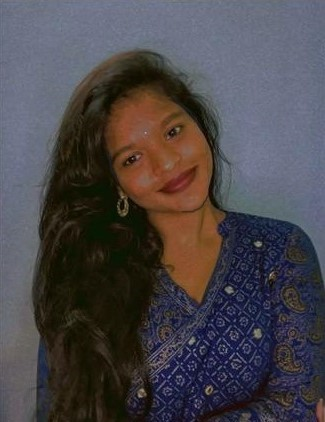
%> input picture face.jpeg, 325 x 422 px
$ octave --eval "seg_hsv;"   (GNU Octave 9; MATLAB toolbox functions it lacks are replaced by stand-ins)
%> lines starting %> are read from the running program, lines starting %| are printed output that depends on the picture; in (x1, y1, x2, y2) boxes, pixels count from 0 and x2, y2 are one past the last pixel; in counts of white or black regions, pixels touching at a corner belong together; the program's own positions count from 1
function seg_hsv ()
    imRGB = imread("./face.jpeg");
%> imRGB is the input picture: size 422x325x3 uint8; mean R, G, B 73.7, 69.4, 73.5
    imHSV = rgb2hsv(imRGB);
%> imHSV: size 422x325x3 double; mean H, S, V 0.435, 0.395, 0.342
    % convert RB image to HSV space
    figure(1),
    % display images in 2 colour spaces
    subplot (2,3,1), imshow(imRGB); title('RGB');
    subplot (2,3,2), imshow (imHSV); title('HSV');
    % define thresholds that can be found using "improfile"
    hT = 0.44;
    sT = 0.9;
    vT = 0.1;
    Lface= imHSV(:,:,3) > hT & imHSV(:,:,1) <vT & imHSV(:,:,2) < sT;
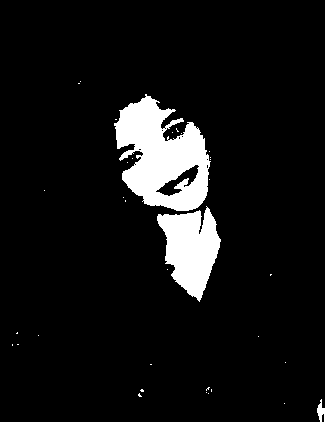
%> Lface: size 422x325 logical; 7.8% white; 34 white regions (31 under 20 px), largest, box (x1, y1, x2, y2) and area: (114, 94, 211, 211) 6846, (157, 206, 221, 302) 3661, (317, 399, 325, 422) 103
    Lface255 = Lface * 255;
    % converting [0.1] to [0,255]
    subplot (2,3,4), imshow(Lface255); title( 'mask') % segment face using mask
    imFace(:,:,1) = imRGB(:,:,1).* uint8 (Lface);
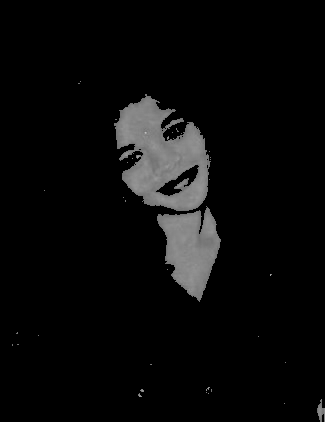
%> imFace: size 422x325 uint8; min 0, max 194, mean 10.2
    imFace(:,:,2) = imRGB(:,:,2).* uint8 (Lface);
    imFace(:,:,3) = imRGB(:,:,3).* uint8 (Lface);
%> imFace: size 422x325x3 uint8; mean H, S, V 10.2, 6.1, 3.7
    subplot (2,3,3), imshow(imFace); title("segmented Face")
    % removal noise below neck, using 'improfile' to determine
    imFace(215:end,:, :) = 0;
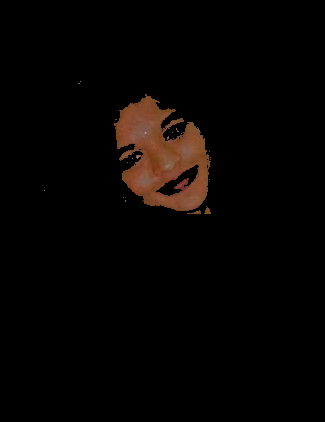
%> imFace: size 422x325x3 uint8; mean R, G, B 6.6, 3.9, 2.4
    imFace (1:100,:,:)=0;
%> imFace: size 422x325x3 uint8; 0.03% of pixels changed, all inside (x1, y1, x2, y2) = (78, 81, 155, 100)
    imFace(:,1:90,:)=0;
%> imFace: size 422x325x3 uint8; mean R, G, B 6.6, 3.9, 2.4; mean of the top-left, top-right, bottom-left and bottom-right quarters 9.1, 8, 0, 0.1
    subplot (2,3,5), imshow(imFace); title( 'Face only')
    subplot (2,3,6), imshow(edge(rgb2gray (imFace))); title("Edge")
%> after `imshow(edge(rgb2gray (imFace)))`:
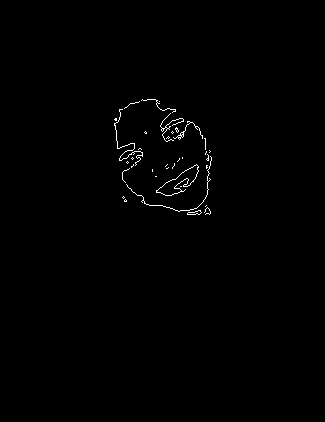
%> displayed picture: size 422x325 logical; 0.59% white in thin lines or dots, all inside (x1, y1, x2, y2) = (114, 99, 212, 215)
end
